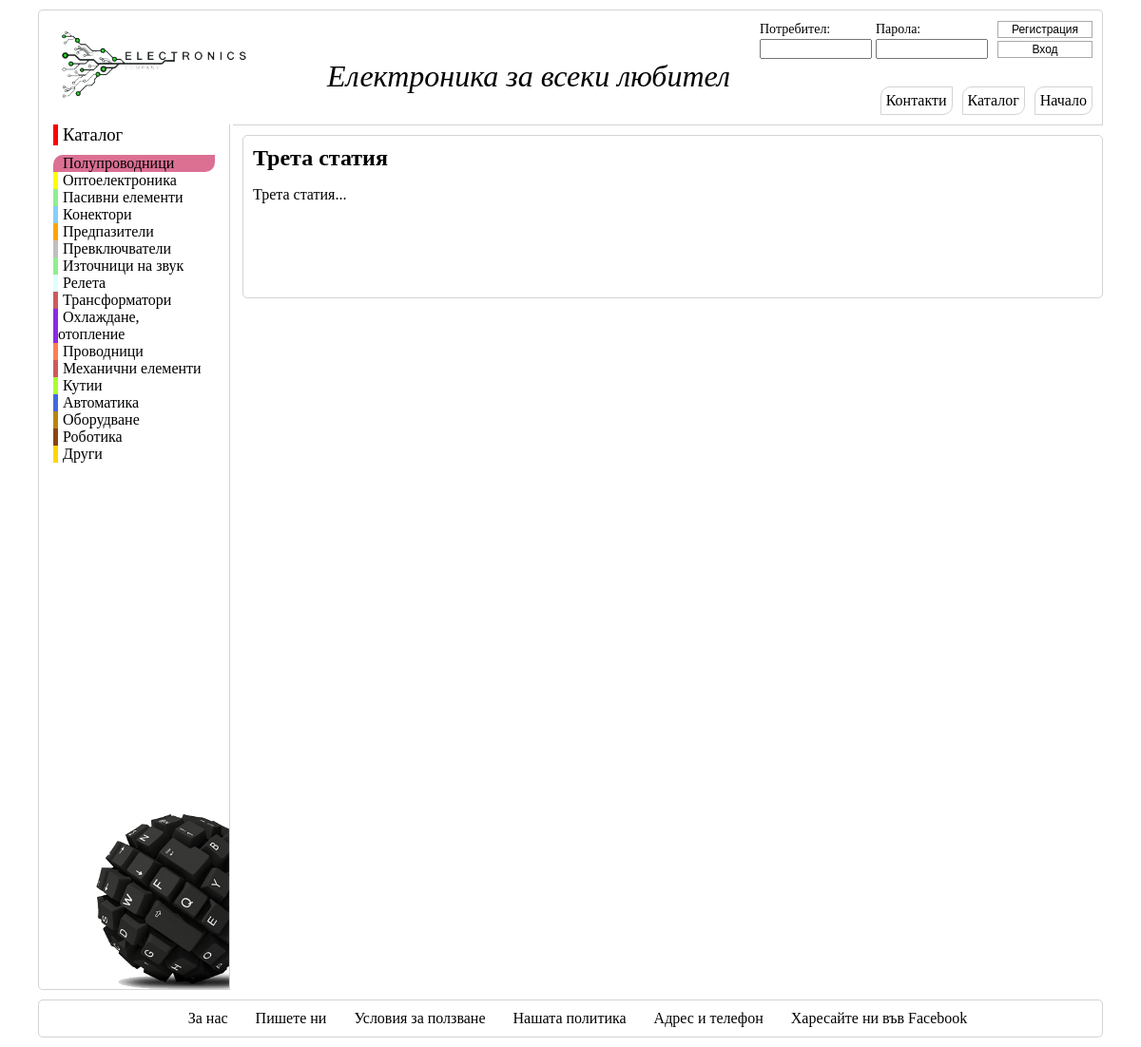
/index/categories/poluprovodnitsi.php, run on an earlier commit of the app's database.
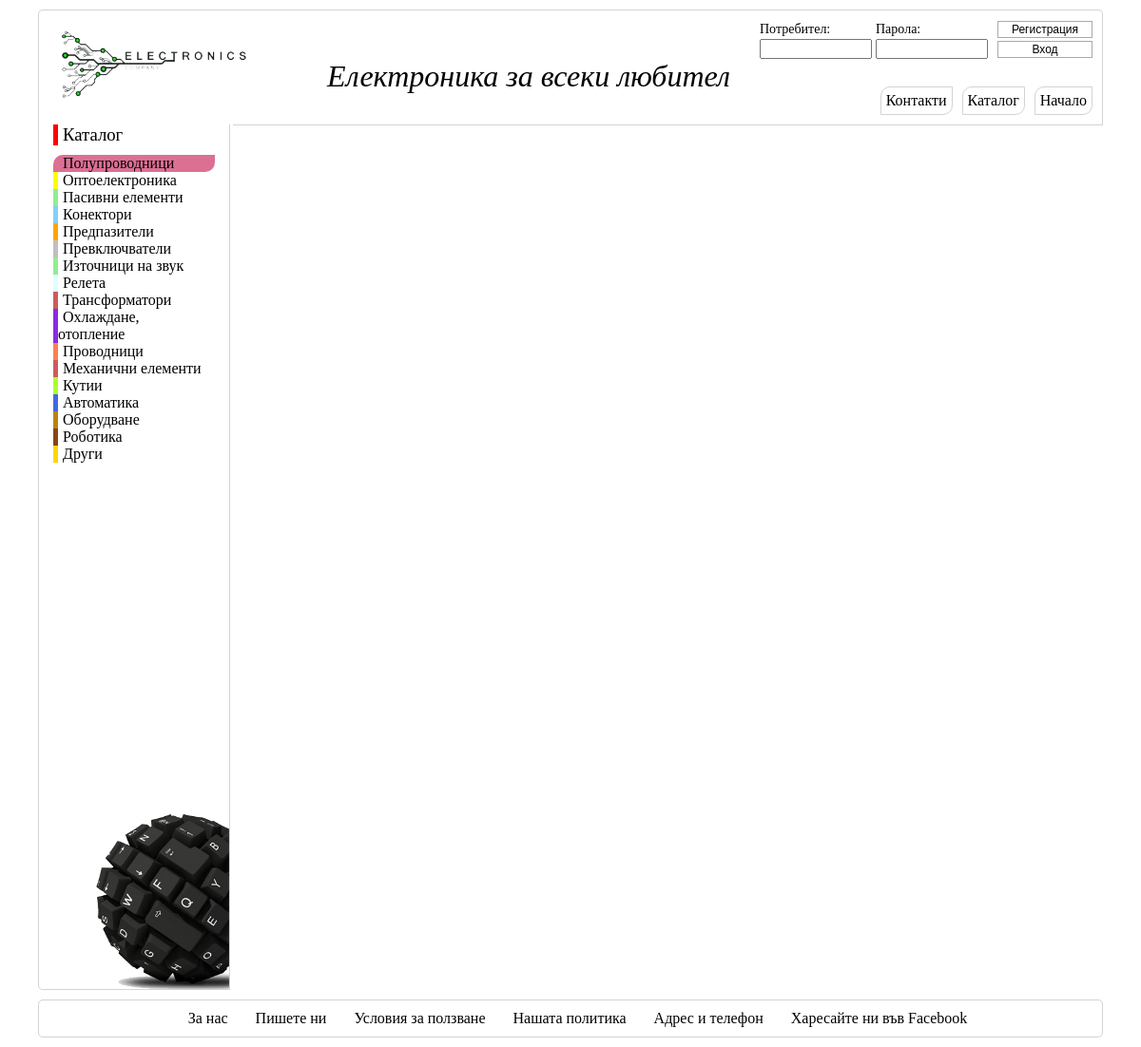
And on a later commit of the database.
### tables this page shows
CREATE TABLE IF NOT EXISTS `new_article` (
`id` int(11) NOT NULL,
  `title` varchar(80) NOT NULL,
  `text` text NOT NULL,
  `category` varchar(30) NOT NULL,
  `name` varchar(90) NOT NULL,
  `image` blob NOT NULL
);

### index/categories/poluprovodnitsi.php (the view, shortened to what this page needs)
<!DOCTYPE html>
<html>
<head lang="en">
    <link rel="stylesheet" href="../index.css"/>
</head>
<body>
<div id="container">
    <header>
        <?php
        echo "<form id='login' action='login.php' method='post' accept-charset='UTF-8'>
            <div id='userPass'>
                    <div >
                        <label for='username'>Потребител:</label>
                        <div>
                            <input type='text' name='username' id='username' maxlength='50'/>
                        </div>
                    </div>
                    <div>
                        <label for='password'>Парола:</label>
                        <div>
                            <input type='password' name='password' id='password' maxlength='50'/>
                        </div>
                     </div>
            </div>
            <div id='submit'>
                <div>
                    <input type='submit' name='register' value='Регистрация'/>
                </div>
                <div>
                <input type='submit' name='submit' value='Вход'/>
                </div>
            </div>
        </form>";
        ?>
        <div id="logo"><a href="../index.php"><img src="../img/logo.png" alt="logo" width="200px"></a></div>
        <h1>Електроника за всеки любител</h1>
        <nav id="main-nav">
            <a href="../index.php">Начало</a>
            <a href="#">Каталог</a>
            <a href="#">Контакти</a>
        </nav>
    </header>
    <aside id="left-side">
        <nav>
            <h3>Каталог</h3>
            <ul>
                <li id="category1" style="background-color: palevioletred;
                border-radius: 10px 0 10px 0;"><a href="poluprovodnitsi.php">Полупроводници</a></li>
                <li id="category2"><a href="#">Оптоелектроника</a></li>
                <li id="category3"><a href="#">Пасивни елементи</a></li>
                <li id="category4"><a href="#">Конектори</a></li>
                <li id="category5"><a href="#">Предпазители</a></li>
                <li id="category6"><a href="#">Превключватели</a></li>
                <li id="category7"><a href="#">Източници на звук</a></li>
                <li id="category8"><a href="#" >Релета</a></li>
                <li id="category9"><a href="#">Трансформатори</a></li>
                <li id="category10"><a href="#">Охлаждане, отопление</a></li>
                <li id="category11"><a href="#">Проводници</a></li>
                <li id="category12"><a href="#">Механични елементи</a></li>
                <li id="category13"><a href="#">Кутии</a></li>
                <li id="category14"><a href="#">Автоматика</a></li>
                <li id="category15"><a href="#">Оборудване</a></li>
                <li id="category16"><a href="#">Роботика</a></li>
                <li id="category17"><a href="drugi.php">Други</a></li>
            </ul>
            <img src="../img/aside.png" alt="aside" width="160"/>
        </nav>
    </aside>
    <main>
        <?php
        $servername = "localhost";
        $username = "root";
        $password = "";
        $dbname = "admin_article";
        $mysqli = new mysqli($servername, $username, $password, $dbname);
        $mysqli->set_charset("UTF8");
        $query = "SELECT title, text, category FROM `new_article`";
        $result = $mysqli->query($query);
        while ($article = $result->fetch_assoc()){
            $title = $article['title'];
            $text = $article['text'];
            $category = $article['category'];
            if($category === 'Полупроводници'){ ?>
                <article>
                    <h2><?php echo $title ?></h2>
                    <p><?php echo $text ?></p>
                </article>
            <?php
            }
            ?>
        <?php
        }
        ?>
    </main>
    <footer>
        <a href="#">За нас</a>
        <a href="#">Пишете ни</a>
        <a href="#">Условия за ползване</a>
        <a href="#">Нашата политика</a>
        <a href="#">Адрес и телефон</a>
        <a href="#">Харесайте ни във Facebook</a>
    </footer>
</div>
</body>
</html>

What changed in the data, as far as the page shows it:
removed new_article: title "Трета статия", text "Трета статия..."
